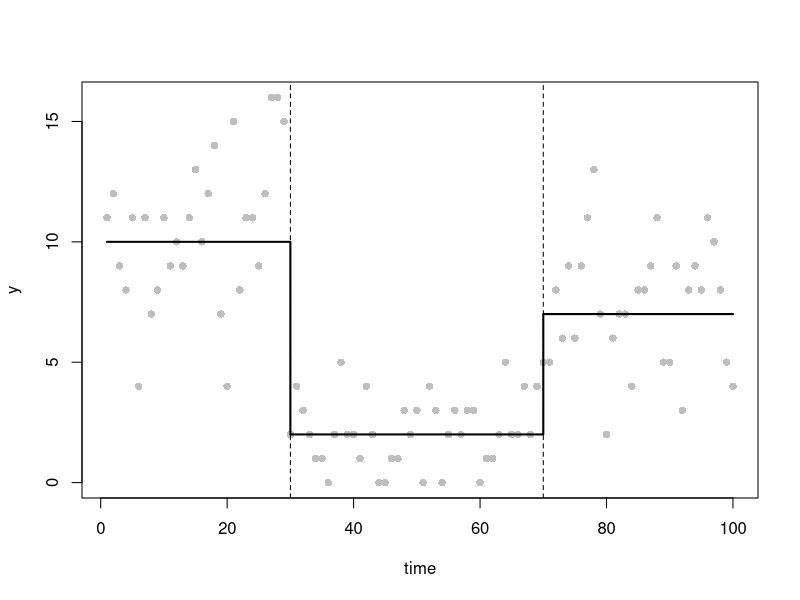

Generate this figure with R:
set.seed(12345)
n <- 100
time <- 1:n
tau_true <- c(1, 30, 70, n+1)
m_true <- length(tau_true)-2
theta_true <- c(10, 2, 7)
mu_true <- numeric(n)
## cpt positions (with tau_0 and tau_{m+1})
## number of cpts (m)
## segment parameters (theta_1, theta_2, theta_3)
## mean function
for(i in seq_along(theta_true))
  mu_true[tau_true[i]:(tau_true[i+1]-1)] <- theta_true[i]
y <- rpois(n, lambda = mu_true)
## simulate data y
plot(time, y, pch = 16, col = "grey")
lines(mu_true, col="black", lwd=2, type ="s")
abline(v = tau_true[-c(1,length(tau_true))], lty="dashed")
